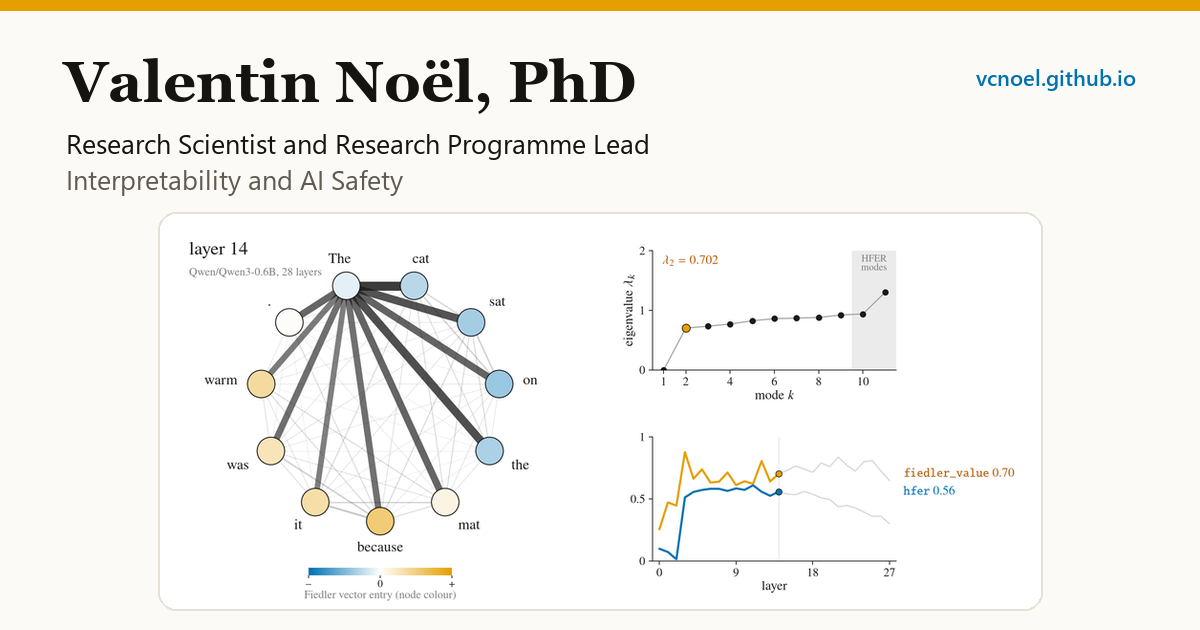
#> input picture assets/img/og-image.png, 1200 x 630 px
$ python encode.py ../../assets/img out.png
#> lines starting #> are read from the running program, lines starting #| are printed output that depends on the picture
#!/usr/bin/env python3
"""Turn a folder of PNG frames into the four files a post figure needs:

    python tools/blog_figures/encode.py FRAMES_DIR OUT_STEM [--fps 12] [--poster -1]

writes OUT_STEM.webm (VP9), OUT_STEM.mp4 (H.264, faststart), OUT_STEM.gif
(720 px wide, kept under 1.5 MB) and OUT_STEM.png (the poster, one frame).
Frames are read in name order and must all have the same even width and height
(1440 px wide is the house size, shown at 720 CSS px).

The videos need ffmpeg: either on the PATH or from the imageio-ffmpeg package
(pip install imageio-ffmpeg). Without it the GIF and the poster are still
written and the exit status is 3.
"""

from __future__ import annotations

import argparse
import shutil
import subprocess
import sys
from pathlib import Path

from PIL import Image

GIF_WIDTH = 720
GIF_LIMIT = 1_500_000


def find_ffmpeg() -> str | None:
    exe = shutil.which("ffmpeg")
    if exe:
        return exe
    try:
        import imageio_ffmpeg

        return imageio_ffmpeg.get_ffmpeg_exe()
    except Exception:  # noqa: BLE001
        return None


def write_gif(frames: list[Path], out: Path, fps: int) -> int:
    """Palette GIF at 720 px. Drops frames, then colours, until it fits the limit."""
    step, colours = 1, 96
    while True:
        picked = frames[::step]
        images = []
        for f in picked:
            im = Image.open(f).convert("RGB")
            h = round(im.height * GIF_WIDTH / im.width)
            images.append(im.resize((GIF_WIDTH, h), Image.LANCZOS).quantize(colors=colours, method=Image.MEDIANCUT, dither=Image.Dither.NONE))
        images[0].save(out, save_all=True, append_images=images[1:], duration=round(1000 * step / fps),
                       loop=0, optimize=True, disposal=1)
        size = out.stat().st_size
        if size <= GIF_LIMIT or (step >= 4 and colours <= 32):
            return size
        if colours > 32:
            colours //= 2
        else:
            step += 1
            colours = 64


def main() -> int:
    ap = argparse.ArgumentParser(description=__doc__, formatter_class=argparse.RawDescriptionHelpFormatter)
    ap.add_argument("frames_dir", type=Path)
    ap.add_argument("out_stem", type=Path)
    ap.add_argument("--fps", type=int, default=12)
    ap.add_argument("--poster", type=int, default=-1, help="index of the frame used as the poster")
    args = ap.parse_args()

    frames = sorted(args.frames_dir.glob("*.png"))
    if not frames:
        print(f"no PNG frames in {args.frames_dir}")
        return 2
    sizes = {Image.open(f).size for f in frames}
#> sizes = 1 item
    if len(sizes) != 1:
        print(f"frames differ in size: {sorted(sizes)}")
        return 2
    w, h = sizes.pop()
#> w = 1200; h = 630
    if w % 2 or h % 2:
        print(f"frame size {w}x{h} must be even")
        return 2
    args.out_stem.parent.mkdir(parents=True, exist_ok=True)

    poster = args.out_stem.with_suffix(".png")
    Image.open(frames[args.poster]).convert("RGB").save(poster, optimize=True)
    gif_size = write_gif(frames, args.out_stem.with_suffix(".gif"), args.fps)
#> in write_gif, im is the input picture: PIL image 1200x630 RGB; mean R, G, B 244, 242.3, 237.7
#> in write_gif, `images[0].save(out, save_all=True, append_images=images[1:], duration=..`:
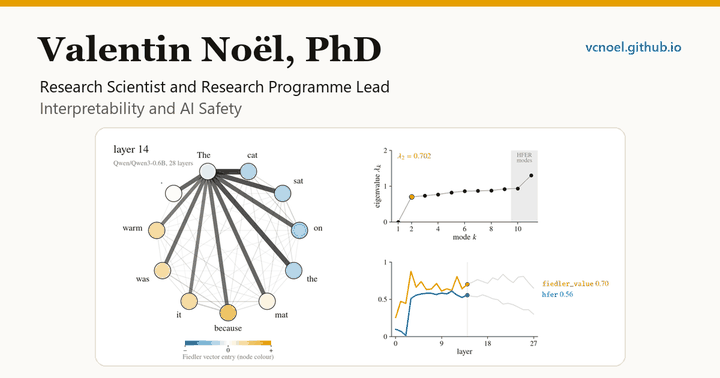
#> saved as out.gif: PIL image 720x378 P; mean R, G, B 243.9, 242.1, 237.5
    print(f"{poster.name} {poster.stat().st_size / 1024:.0f} KB, gif {gif_size / 1024:.0f} KB, "
          f"{len(frames)} frames at {args.fps} fps, {w}x{h}")
#| out.png 142 KB, gif 39 KB, 1 frames at 12 fps, 1200x630

    ffmpeg = find_ffmpeg()
    if not ffmpeg:
        print("ffmpeg not found: the webm and mp4 files were not written")
        return 3

    # Number the frames through a list file so that any file names work.
    listing = args.frames_dir / "frames.txt"
    listing.write_text("".join(f"file '{f.name}'\nduration {1 / args.fps:.6f}\n" for f in frames) + f"file '{frames[-1].name}'\n",
                       encoding="utf-8")
    common = [ffmpeg, "-y", "-loglevel", "error", "-threads", "2", "-f", "concat", "-safe", "0", "-i", listing.name,
              "-an", "-fps_mode", "cfr", "-r", str(args.fps), "-pix_fmt", "yuv420p"]
    jobs = {
        ".webm": ["-c:v", "libvpx-vp9", "-b:v", "0", "-crf", "36", "-row-mt", "1"],
        ".mp4": ["-c:v", "libx264", "-crf", "26", "-preset", "slow", "-profile:v", "high", "-movflags", "+faststart"],
    }
    status = 0
    for suffix, codec in jobs.items():
        out = args.out_stem.with_suffix(suffix).resolve()
        r = subprocess.run(common + codec + [str(out)], cwd=args.frames_dir)
        if r.returncode:
            print(f"ffmpeg failed for {out.name}")
            status = 1
        else:
            print(f"{out.name} {out.stat().st_size / 1024:.0f} KB")
    listing.unlink(missing_ok=True)
    return status


if __name__ == "__main__":
    sys.exit(main())
#> (the call stopped at in find_ffmpeg, `return imageio_ffmpeg.get_ffmpeg_exe()`: imageio_ffmpeg is not available in this run)

$ run again, on assets/img/spectral-trust-heads.png
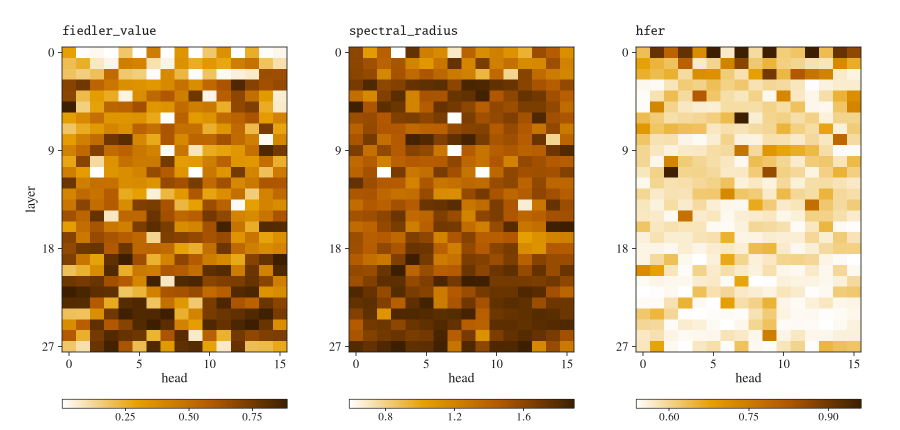
#> input picture assets/img/spectral-trust-heads.png, 1800 x 860 px (shown at 1/2 size)
#> sizes = 1 item
#> in main, `w, h = sizes.pop()`: w = 1800; h = 860
#> in write_gif, im is the input picture: PIL image 1800x860 RGB; mean R, G, B 217.3, 188.6, 147.8
#> in write_gif, `images[0].save(out, save_all=True, append_images=images[1:], duration=..`:
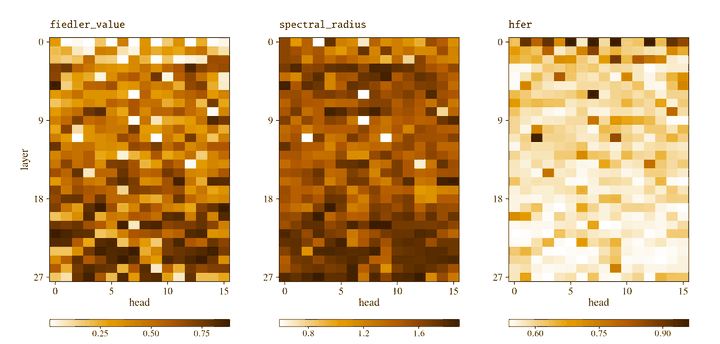
#> saved as out.gif: PIL image 720x344 P; mean R, G, B 217.6, 188.5, 147.3
#| out.png 39 KB, gif 60 KB, 1 frames at 12 fps, 1800x860

$ run again, on assets/img/spectral-trust-layer.png
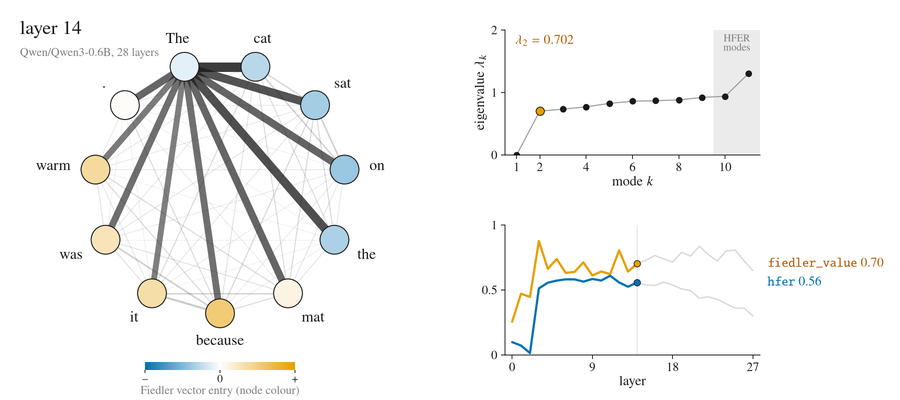
#> input picture assets/img/spectral-trust-layer.png, 900 x 400 px
#> sizes = 1 item
#> in main, `w, h = sizes.pop()`: w = 900; h = 400
#> in write_gif, im is the input picture: PIL image 900x400 RGB; mean R, G, B 245.5, 245.6, 245
#> in write_gif, `images[0].save(out, save_all=True, append_images=images[1:], duration=..`:
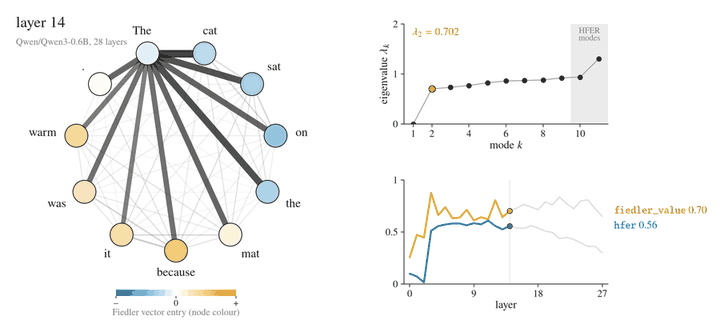
#> saved as out.gif: PIL image 720x320 P; mean R, G, B 245.4, 245.5, 244.8
#| out.png 112 KB, gif 38 KB, 1 frames at 12 fps, 900x400
